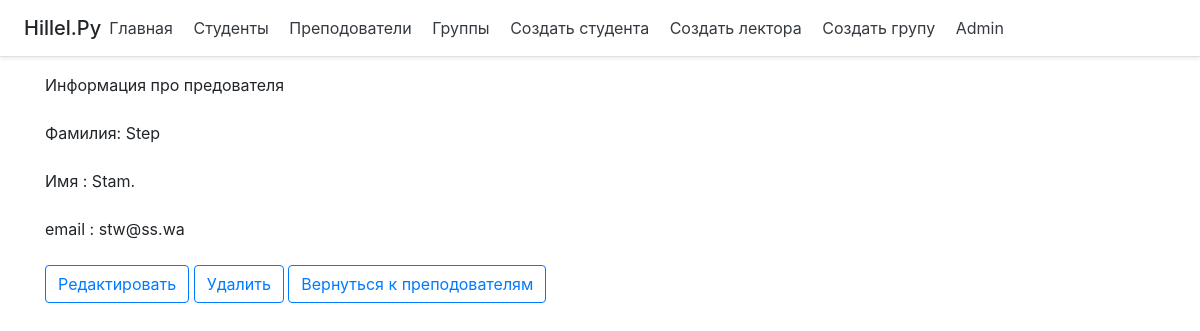
/lector/5, run on the app's committed database.
### main/models.py (models this page shows, shortened)
class Lecturer(models.Model):
    lecturer_id = models.AutoField(primary_key=True)
    first_name = models.CharField('Имя лектора', max_length=100)
    last_name = models.CharField('Фамилия лектора', max_length=100)
    email = models.EmailField(max_length=100)

### main/views.py (the view)
# urls.py: path('lector/<int:lecturer_id>', views.shows_lectors, name='show_lector'),
def shows_lectors(request, lecturer_id):
    lector = get_object_or_404(Lecturer, lecturer_id=lecturer_id)
    return render(request, 'main/showlector.html', {'lector': lector})

### main/templates/main/showlector.html (shortened to what this page needs)
{%extends 'main/base.html'%}
{% block content  %}
Информация про предователя
  <div>
        <p>
            <br> Фамилия: {{ lector.last_name }} </br>
            <br>Имя : {{ lector.first_name }}.</br>
            <br> email : {{ lector.email }} </br>
            <br> <a href="{% url 'edit_lector' lecturer_id=lector.lecturer_id %}">
                    <button type="submit" class="btn btn-outline-primary">Редактировать</button>
             </a>
            <a href="{% url 'delete_lector' lecturer_id=lector.lecturer_id %}">
                    <button type="submit" class="btn btn-outline-primary">Удалить</button>
                </a>
            <a href="{% url 'lector' %}">
                    <button type="submit" class="btn btn-outline-primary">Вернуться к преподователям</button>
                </a>
        </p>
    </div>
{% endblock %}

### data on the page
Lecturer: last_name "Step", first_name "Stam", email "stw@ss.wa"
